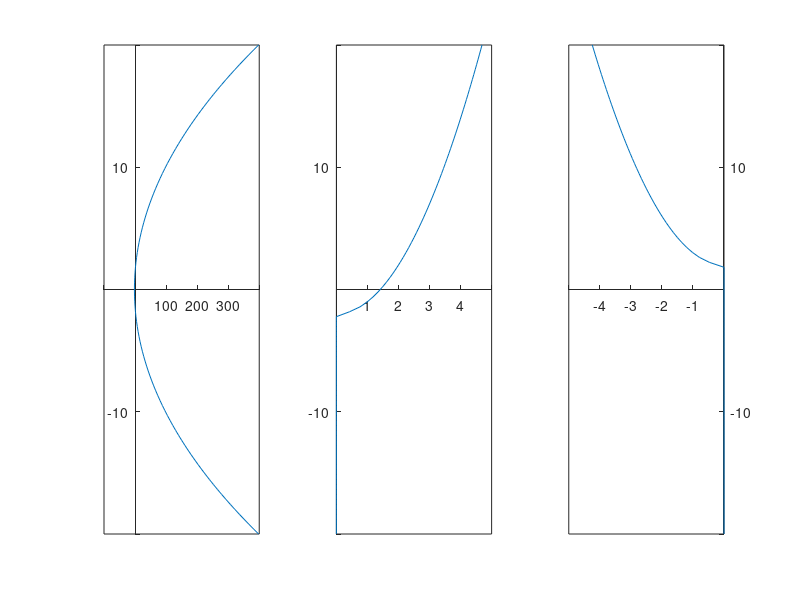

The MATLAB script that drew this image:
% Clear the command window and the workspace
clc;
clear;

% Define three functions:
% f1(x) = x^2 - 2 (a parabola)
% f2(x) = sqrt(x + 2) (upper half of a sideways parabola)
% f3(x) = -sqrt(x - 2) (lower half of a sideways parabola)
f1 = @(x) x.^2 - 2;
f2 = @(x) sqrt(x + 2);
f3 = @(x) -sqrt(x - 2);

% Create a vector of x values ranging from -20 to 20
x = linspace(-20, 20);

% Create a subplot with 1 row and 3 columns,
% and plot the first function in the first subplot
subplot(1, 3, 1);
plot(f1(x), x);
set(gca, 'XAxisLocation', 'origin', 'YAxisLocation', 'origin');

% Plot the second function in the second subplot
subplot(1, 3, 2);
plot(f2(x), x);
set(gca, 'XAxisLocation', 'origin', 'YAxisLocation', 'origin');

% Plot the third function in the third subplot
subplot(1, 3, 3);
plot(f3(x), x);
set(gca, 'XAxisLocation', 'origin', 'YAxisLocation', 'origin');
